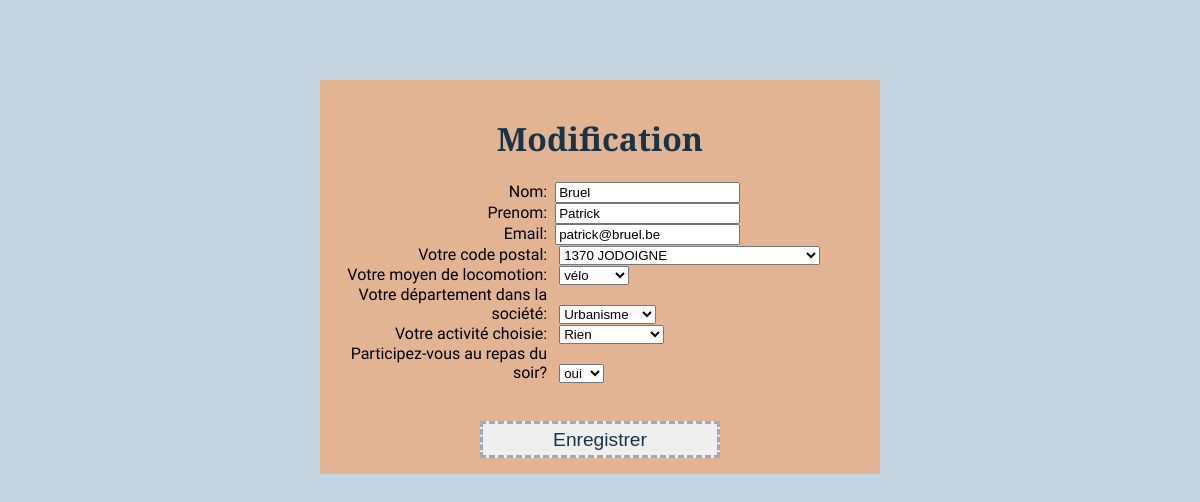
Screenshot of /view/updateemp.php?pk=32 with the database file from the repository.
### tables this page shows
CREATE TABLE `Employe` (
  `EmpID` int(11) NOT NULL,
  `EmpNom` varchar(80) NOT NULL,
  `EmpPrenom` varchar(50) NOT NULL,
  `EmpMail` varchar(80) NOT NULL,
  `EmpCodID` int(11) NOT NULL,
  `EmpLocID` int(11) NOT NULL,
  `EmpDomID` int(11) NOT NULL,
  `EmpSouper` varchar(3) NOT NULL
);

### model/read.php (called while the page is built, shortened)
<?php
function RecupInfosEmpPk($pk){
	include('connection.php');
	$query = "SELECT EmpNom AS Nom, EmpPrenom AS Prenom, EmpMail AS Email, CpVille AS Ville, CpCode AS CodePostal, LocTitre AS Locomotion, DomTitre AS Departement, ActTitre AS Activite, EmpSouper AS Participation FROM Employe
	INNER JOIN CodePostal ON EmpCodID=CpCode
	INNER JOIN Locomotion ON EmpLocID=LocID
	INNER JOIN Participation ON ParEmpID=EmpID
	INNER JOIN Activite ON ActID=ParActID
	INNER JOIN Domaine ON EmpDomID=DomID WHERE EmpID = :pk";
	$query_params = array(':pk'=>$pk);
	try{
		$stmt = $db->prepare($query);
		$result = $stmt->execute($query_params);
	}
	catch(PDOException $ex){
		die("Failed query : " . $ex->getMessage());
	}
	$result = $stmt->fetchAll(PDO::FETCH_ASSOC);
	return $result[0];
}
function RecupLoco(){
	include('connection.php');
	$query = "SELECT * FROM Locomotion";
	$query_params = array();
	try{
		$stmt = $db->prepare($query);
		$result = $stmt->execute($query_params);
	}
	catch(PDOException $ex){
		die("Failed query : " . $ex->getMessage());
	}
	$result = $stmt->fetchAll(PDO::FETCH_ASSOC);
	return $result;
}
function RecupDepartement(){
	include('connection.php');
	$query = "SELECT * FROM Domaine";
	$query_params = array();
	try{
		$stmt = $db->prepare($query);
		$result = $stmt->execute($query_params);
	}
	catch(PDOException $ex){
		die("Failed query : " . $ex->getMessage());
	}
	$result = $stmt->fetchAll(PDO::FETCH_ASSOC);
	return $result;
}
function RecupActi(){
	include('connection.php');
	$query = "SELECT ActID, ActTitre, ActNombreMax AS Max, COUNT(ParActID) AS Inscrit, ActDescription FROM Activite INNER JOIN Participation ON ParActID=ActID GROUP BY ParActID";
	$query_params = array();
	try{
		$stmt = $db->prepare($query);
		$result = $stmt->execute($query_params);
	}
	catch(PDOException $ex){
		die("Failed query : " . $ex->getMessage());
	}
	$result = $stmt->fetchAll(PDO::FETCH_ASSOC);
	return $result;
}
function RecupVille(){
	include('connection.php');
	$query = "SELECT * FROM CodePostal";
	$query_params = array();
	try{
		$stmt = $db->prepare($query);
		$result = $stmt->execute($query_params);
	}
	catch(PDOException $ex){
		die("Failed query : " . $ex->getMessage());
	}
	$result = $stmt->fetchAll(PDO::FETCH_ASSOC);
	return $result;
}
?>

### view/updateemp.php (the view, shortened to what this page needs)
<?php
include('../model/read.php');
$infosEmp= RecupInfosEmpPk($_GET["pk"]);
$tabLocos = RecupLoco();
$tabDeps = RecupDepartement();
$tabActis = RecupActi();
$tabVilles = RecupVille();
$tabActiDispo = array();
foreach ($tabActis as $acti) {
	if(($acti["Max"]-$acti["Inscrit"])>=0){
		array_push($tabActiDispo,$acti);
	}
}
?>
<!DOCTYPE html>
<html lang="fr">
	<head>
		<link rel="stylesheet" type="text/css" href="../styles.css">
	</head>
	<body>
		<main>
			<h1>Modification</h1>
			<form action="../controller/updateemp.php" method="post">
				<label for="nom">Nom: </label><input type="text" name="nom"  value="<?php echo $infosEmp['Nom'];?>" required/>
				<label for="prenom">Prenom: </label><input type="text" name="prenom" value=<?php echo $infosEmp['Prenom'];?> required/>
				<label for="email">Email: </label><input type="email"  name="email"  value=<?php echo $infosEmp['Email'];?> required/>
				<label for="codepostal">Votre code postal: </label>
				<select name="codepostal" required>
					<?php foreach ($tabVilles as $tabVille) { ?>
					<option
							value="<?php echo $tabVille["CpCode"]; ?>"
							<?php echo $tabVille["CpVille"]==$infosEmp["Ville"]? "selected" : "" ?>
							>
						<?php echo $tabVille["CpCode"]." ".$tabVille["CpVille"]; ?>
					</option>
					<?php } ?>
				</select><br>
				<label for="locomotion">Votre moyen de locomotion: </label>
				<select name="locomotion" required>
					<?php foreach ($tabLocos as $tabLoco) { ?>
					<option
							value="<?php echo $tabLoco["LocID"]; ?>"
							<?php echo $tabLoco["LocTitre"]==$infosEmp["Locomotion"]? "selected" : "" ?>
							>
						<?php echo $tabLoco["LocTitre"]; ?>
					</option>
					<?php } ?>
				</select><br>
				<label for="departement">Votre département dans la société: </label>
				<select name="departement" required>
					<?php foreach ($tabDeps as $tabDep) { ?>
					<option value="<?php echo $tabDep["DomID"]; ?>"><?php echo $tabDep["DomTitre"]; ?></option>
					<?php } ?>
				</select><br>
				<label for="activite">Votre activité choisie: </label>
				<select name="activite" required>
					<?php foreach ($tabActiDispo as $tabActi) { ?>
					<option
							value="<?php echo $tabActi["ActID"]; ?>"
							<?php echo $tabActi["ActTitre"]==$infosEmp["Activite"]? "selected" : "" ?>
							>
						<?php echo $tabActi["ActTitre"]; ?>
					</option>
					<?php } ?>
				</select><br>
				<label for="participation">Participez-vous au repas du soir?</label>
				<select name="participation" required>
					<option value="oui" class="red" selected >oui </option>
				</select><br><br><br>
				<input type="submit" value="Enregistrer" id="bouton">
			</form>
		</main>
	</body>
</html>

### styles.css (style rules this page uses)
body { background-color: #C4D4E0; }
main { background-color: #E2B494; padding: 1rem; max-width: 33rem; margin: auto; margin-top: 5rem; font-family: 'Dosis', sans-serif; }
h1 { font-family: 'Antic Slab', serif; color: #193446; text-align: center; font-size: 2rem; }
a, #bouton { text-decoration: none; color: #193446; border:0.2rem dashed #9AABB9; width: 15rem; padding: 0.3rem; margin: auto; text-align: center; font-size: 1.2rem; display: block; }
label { display: inline-block; width: 40%; text-align: right; padding: 0 0.5em 0 0; }

### rows the page displays
employe: nom "Bruel", prenom "Patrick", email "patrick@bruel.be"

### other values shown
form field codepostal "1370 JODOIGNE"
form field locomotion "vélo"
form field departement "Urbanisme"
form field activite "Rien"
